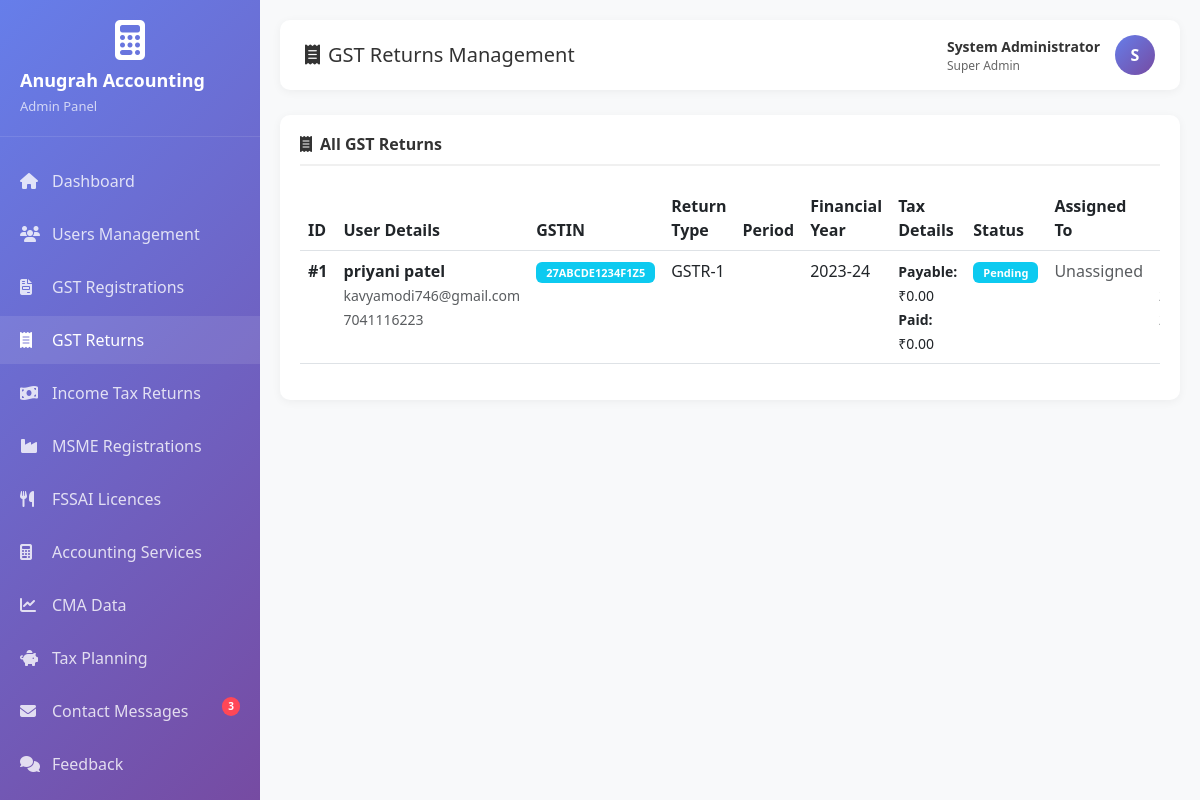
/admin_gst_returns.php (signed in), run on the app's committed database.
### tables this page shows
CREATE TABLE IF NOT EXISTS `gst_returns` (
  `id` int(11) NOT NULL AUTO_INCREMENT,
  `user_name` varchar(255) DEFAULT NULL,
  `user_email` varchar(255) DEFAULT NULL,
  `user_phone` varchar(20) DEFAULT NULL,
  `user_id` int(11) DEFAULT NULL,
  `gstin` varchar(15) NOT NULL,
  `return_type` varchar(20) NOT NULL,
  `return_period` varchar(20) NOT NULL,
  `financial_year` varchar(10) NOT NULL,
  `filing_date` date DEFAULT NULL,
  `total_sales` decimal(15,2) DEFAULT NULL,
  `total_purchases` decimal(15,2) DEFAULT NULL,
  `exempt_sales` decimal(15,2) DEFAULT '0.00',
  `zero_rated_sales` decimal(15,2) DEFAULT '0.00',
  `output_tax` decimal(15,2) DEFAULT NULL,
  `input_tax_credit` decimal(15,2) DEFAULT NULL,
  `tax_payable` decimal(15,2) DEFAULT NULL,
  `tax_paid` decimal(15,2) DEFAULT NULL,
  `interest_amount` decimal(15,2) DEFAULT '0.00',
  `late_fee` decimal(15,2) DEFAULT '0.00',
  `arn_number` varchar(50) DEFAULT NULL,
  `documents` text,
  `notes` text,
  `status` varchar(20) DEFAULT 'Pending',
  `assigned_to` int(11) DEFAULT NULL,
  `created_at` timestamp NOT NULL DEFAULT CURRENT_TIMESTAMP,
  `updated_at` timestamp NOT NULL DEFAULT CURRENT_TIMESTAMP ON UPDATE CURRENT_TIMESTAMP,
  `submitted_at` timestamp NULL DEFAULT CURRENT_TIMESTAMP,
  PRIMARY KEY (`id`),
  KEY `idx_user_id` (`user_id`),
  KEY `idx_gstin` (`gstin`),
  KEY `idx_return_type` (`return_type`),
  KEY `idx_return_period` (`return_period`),
  KEY `idx_status` (`status`),
  KEY `idx_assigned_to` (`assigned_to`),
  KEY `idx_user_email` (`user_email`(191)),
  KEY `idx_user_phone` (`user_phone`)
);

CREATE TABLE IF NOT EXISTS `users` (
  `id` int(11) NOT NULL AUTO_INCREMENT,
  `name` varchar(100) NOT NULL,
  `email` varchar(100) NOT NULL,
  `phone` varchar(15) NOT NULL,
  `company_name` varchar(255) DEFAULT NULL,
  `gstin` varchar(15) DEFAULT NULL,
  `is_active` tinyint(1) DEFAULT '1',
  `password` varchar(255) NOT NULL,
  `created_at` timestamp NOT NULL DEFAULT CURRENT_TIMESTAMP,
  `updated_at` timestamp NOT NULL DEFAULT CURRENT_TIMESTAMP ON UPDATE CURRENT_TIMESTAMP,
  PRIMARY KEY (`id`),
  UNIQUE KEY `email` (`email`),
  KEY `idx_users_email` (`email`),
  KEY `idx_users_gstin` (`gstin`)
);

### admin_gst_returns.php (the view, shortened to what this page needs)
<?php
require_once 'db_config.php';
$adminName = $_SESSION['admin_name'];
$adminRole = $_SESSION['admin_role'];
$stats = array();
$stats['new_messages'] = 0;
$result = $conn->query("SELECT COUNT(*) as count FROM contact_messages WHERE status = 'New'");
if ($result && $row = $result->fetch_assoc()) {
    $stats['new_messages'] = $row['count'];
}
$returns = $conn->query("SELECT gr.*, u.name as user_name, u.email, u.phone, a.full_name as assigned_name
    FROM gst_returns gr
    LEFT JOIN users u ON gr.user_id = u.id
    LEFT JOIN admin_users a ON gr.assigned_to = a.id
    ORDER BY gr.created_at DESC");
?>
<!DOCTYPE html>
<html lang="en">
<head>
    <link href="https://cdn.jsdelivr.net/npm/bootstrap@5.3.0/dist/css/bootstrap.min.css" rel="stylesheet">
    <link href="https://cdnjs.cloudflare.com/ajax/libs/font-awesome/6.4.0/css/all.min.css" rel="stylesheet">
</head>
<body>
    <div class="sidebar">
        <div class="sidebar-header">
            <div class="text-center">
                <i class="fas fa-calculator" style="font-size: 40px; color: white; margin-bottom: 10px;"></i>
            </div>
            <h4>Anugrah Accounting</h4>
            <p>Admin Panel</p>
        </div>
        <ul class="sidebar-menu">
            <li><a href="admin_dashboard.php"><i class="fas fa-home"></i> Dashboard</a></li>
            <li><a href="admin_users.php"><i class="fas fa-users"></i> Users Management</a></li>
            <li><a href="admin_gst_reg.php"><i class="fas fa-file-invoice"></i> GST Registrations</a></li>
            <li><a href="admin_gst_returns.php" class="active"><i class="fas fa-receipt"></i> GST Returns</a></li>
            <li><a href="admin_income_tax.php"><i class="fas fa-money-bill-wave"></i> Income Tax Returns</a></li>
            <li><a href="admin_msme.php"><i class="fas fa-industry"></i> MSME Registrations</a></li>
            <li><a href="admin_fssai.php"><i class="fas fa-utensils"></i> FSSAI Licences</a></li>
            <li><a href="admin_accounting.php"><i class="fas fa-calculator"></i> Accounting Services</a></li>
            <li><a href="admin_cma.php"><i class="fas fa-chart-line"></i> CMA Data</a></li>
            <li><a href="admin_tax_planning.php"><i class="fas fa-piggy-bank"></i> Tax Planning</a></li>
            <li>
                <a href="admin_messages.php">
                    <i class="fas fa-envelope"></i> Contact Messages
                    <?php if($stats['new_messages'] > 0): ?>
                        <span class="notification-badge"><?php echo $stats['new_messages']; ?></span>
                    <?php endif; ?>
                </a>
            </li>
            <li><a href="admin_feedback.php"><i class="fas fa-comments"></i> Feedback</a></li>
            <li>
                <a href="admin_notifications.php">
                </a>
            </li>
        </ul>
    </div>
    <div class="main-content">
        <div class="top-nav">
            <h5><i class="fas fa-receipt me-2"></i>GST Returns Management</h5>
            <div class="admin-info">
                <div>
                    <div style="font-size: 14px; font-weight: 600; color: #333;"><?php echo htmlspecialchars($adminName); ?></div>
                    <div style="font-size: 12px; color: #666;"><?php echo htmlspecialchars($adminRole); ?></div>
                </div>
                <div class="admin-avatar">
                    <?php echo strtoupper(substr($adminName, 0, 1)); ?>
                </div>
            </div>
        </div>
        <div class="table-card">
            <h6><i class="fas fa-receipt me-2"></i>All GST Returns</h6>
            <div class="table-responsive">
                <table class="table table-hover">
                    <thead>
                        <tr>
                            <th>ID</th>
                            <th>User Details</th>
                            <th>GSTIN</th>
                            <th>Return Type</th>
                            <th>Period</th>
                            <th>Financial Year</th>
                            <th>Tax Details</th>
                            <th>Status</th>
                            <th>Assigned To</th>
                            <th>Date</th>
                        </tr>
                    </thead>
                    <tbody>
                        <?php if($returns && $returns->num_rows > 0): ?>
                            <?php while($return = $returns->fetch_assoc()): ?>
                            <tr>
                                <td><strong>#<?php echo $return['id']; ?></strong></td>
                                <td>
                                    <strong><?php echo htmlspecialchars($return['user_name'] ?: $return['email']); ?></strong><br>
                                    <small class="text-muted"><?php echo htmlspecialchars($return['email']); ?></small><br>
                                    <small class="text-muted"><?php echo htmlspecialchars($return['phone']); ?></small>
                                </td>
                                <td><span class="badge bg-info"><?php echo htmlspecialchars($return['gstin']); ?></span></td>
                                <td><?php echo htmlspecialchars($return['return_type']); ?></td>
                                <td><?php echo htmlspecialchars($return['return_period']); ?></td>
                                <td><?php echo htmlspecialchars($return['financial_year']); ?></td>
                                <td>
                                    <small>
                                        <strong>Payable:</strong> ₹<?php echo number_format($return['tax_payable'], 2); ?><br>
                                        <strong>Paid:</strong> ₹<?php echo number_format($return['tax_paid'], 2); ?>
                                    </small>
                                </td>
                                <td>
                                    <?php
                                    $statusClass = 'secondary';
                                    if($return['status'] == 'Completed') $statusClass = 'success';
                                    elseif($return['status'] == 'In Progress') $statusClass = 'warning';
                                    elseif($return['status'] == 'Pending') $statusClass = 'info';
                                    ?>
                                    <span class="badge bg-<?php echo $statusClass; ?>"><?php echo $return['status']; ?></span>
                                </td>
                                <td>
                                    <?php echo $return['assigned_name'] ? htmlspecialchars($return['assigned_name']) : '<span class="text-muted">Unassigned</span>'; ?>
                                </td>
                                <td><small><?php echo date('M d, Y', strtotime($return['created_at'])); ?></small></td>
                            </tr>
                            <?php endwhile; ?>
                        <?php endif; ?>
                    </tbody>
                </table>
            </div>
        </div>
    </div>
</body>
</html>

### admin_gst_returns.php (style rules this page uses)
* { margin: 0; padding: 0; box-sizing: border-box; }
body { font-family: 'Segoe UI', Tahoma, Geneva, Verdana, sans-serif; background-color: #f8f9fa; }
.sidebar { position: fixed; top: 0; left: 0; height: 100vh; width: 260px; background: linear-gradient(135deg, #667eea 0%, #764ba2 100%); padding: 20px 0; overflow-y: auto; transition: all 0.3s; z-index: 1000; }
.sidebar-header { padding: 0 20px 20px; border-bottom: 1px solid rgba(255,255,255,0.1); margin-bottom: 20px; }
.sidebar-header h4 { color: white; font-size: 18px; font-weight: 600; margin-bottom: 5px; }
.sidebar-header p { color: rgba(255,255,255,0.7); font-size: 13px; margin: 0; }
.sidebar-menu { list-style: none; padding: 0; }
.sidebar-menu li { margin-bottom: 5px; position: relative; }
.sidebar-menu a { display: flex; align-items: center; padding: 12px 20px; color: rgba(255,255,255,0.8); text-decoration: none; transition: all 0.3s; }
.sidebar-menu a:hover, .sidebar-menu a.active { background: rgba(255,255,255,0.1); color: white; }
.sidebar-menu i { width: 20px; margin-right: 12px; font-size: 16px; }
.notification-badge { position: absolute; top: 10px; right: 20px; background: #ff4757; color: white; border-radius: 10px; padding: 2px 6px; font-size: 10px; font-weight: 600; }
.main-content { margin-left: 260px; padding: 20px; transition: all 0.3s; }
.top-nav { background: white; padding: 15px 25px; border-radius: 10px; margin-bottom: 25px; box-shadow: 0 2px 10px rgba(0,0,0,0.05); display: flex; justify-content: space-between; align-items: center; }
.top-nav h5 { margin: 0; color: #333; }
.admin-info { display: flex; align-items: center; gap: 15px; }
.admin-avatar { width: 40px; height: 40px; border-radius: 50%; background: linear-gradient(135deg, #667eea 0%, #764ba2 100%); display: flex; align-items: center; justify-content: center; color: white; font-weight: 600; }
.table-card { background: white; border-radius: 10px; padding: 20px; box-shadow: 0 2px 10px rgba(0,0,0,0.05); }
.table-card h6 { color: #333; font-weight: 600; margin-bottom: 20px; padding-bottom: 10px; border-bottom: 2px solid #f0f0f0; }
.badge { padding: 5px 10px; font-size: 11px; font-weight: 600; }

### data on the page
gst_returns: id "1", user.name "priyani patel", user.email "kavyamodi746@gmail.com", user.phone "7041116223", gstin "27ABCDE1234F1Z5", return_type "GSTR-1", financial_year "2023-24", tax_payable "0.00", tax_paid "0.00", status "Pending"

### other printed values
$stats['new_messages'] "3"
$adminName "System Administrator"
$adminRole "Super Admin"
substr($adminName, 0, 1) "S"
